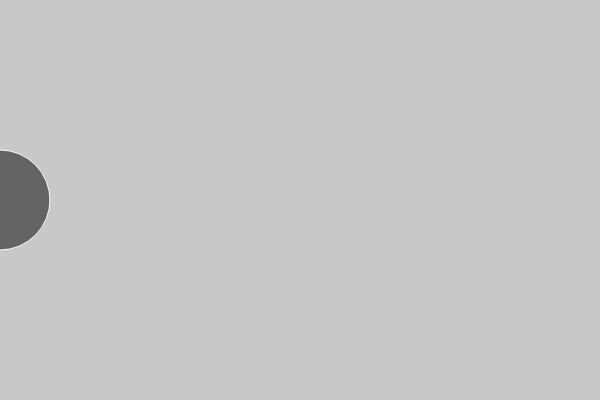
Frame 1 (no input)
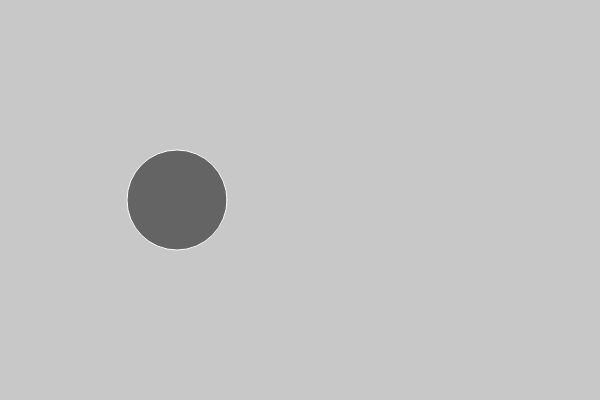
Frame 60 (no input)
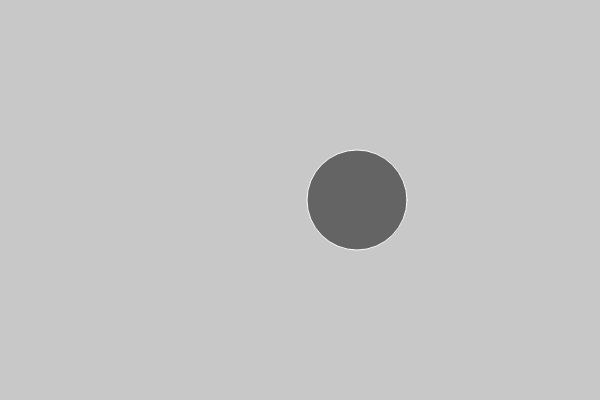
Frame 120 (the mouse pressed at the canvas centre since frame 60)

The p5.js sketch that drew these frames (run headless with seeded random() and noise() and a simulated clock; from frame 60 on, the mouse is pressed at the canvas centre):

// p5.js sketch
// ── sketch.js
var x;
var speed = 3;

function setup() {
	createCanvas(600, 400);
	x = 0;
}

function draw() {
	background(200);
	stroke(255);
	fill(100, 100, 100);
	ellipse(x, height/2, 100, 100);

	x = x + speed;

	if (x >= width || x <= 0) {
		speed = speed*-1;
	} 
}
